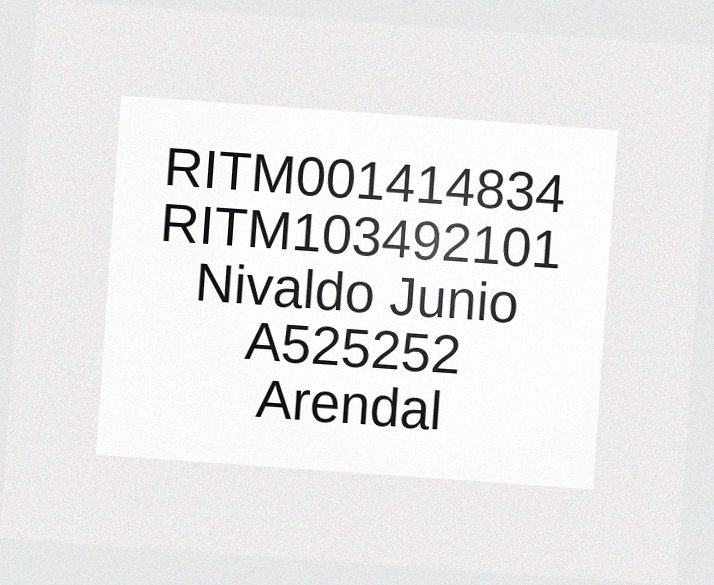
#> input picture ritm-scanner/test_images/01_arendal_bag.png, 714 x 585 px; its folder holds only this picture in this run
$ python test_ritm_scanner.py
#> lines starting #> are read from the running program, lines starting #| are printed output that depends on the picture; after the words box and inside, x2 and y2 are one past the last pixel; in counts of white or black regions, pixels touching at a corner belong together
### ritm-scanner/ritm_scanner.py
#!/usr/bin/env python3
"""
RITM label scanner — 100% local, no cloud / no AI API calls.

Reads a photo of a shipping/asset label in ANY orientation and extracts the
1 or 2 ``RITM`` numbers printed on it (format: ``RITM`` + 9 digits).

How it works
------------
1. Load the image (honouring the camera's EXIF rotation).
2. Try the 4 right-angle orientations (0/90/180/270).  Tesseract's OSD is
   used as a hint so the most likely orientation is tried first.
3. For each orientation, run Tesseract a few times with different
   binarisations / page-segmentation modes.
4. Pull out every ``RITM######### `` token with a tolerant regex, fixing the
   classic OCR digit/letter confusions (I->1, O->0, S->5, B->8 ...).
5. "Vote": a real RITM line gets read by several of the attempts, random
   noise does not — so we keep the tokens that showed up at least twice.

The only heavy dependency is the Tesseract engine itself.  Everything here
runs offline on a normal (even locked-down) Windows/Linux machine.

CLI
---
    python ritm_scanner.py path/to/image.jpg
    python ritm_scanner.py path/to/folder --json

If Tesseract is not on your PATH (e.g. a portable install on a work laptop),
point this at it with the TESSERACT_CMD environment variable, e.g.
    set TESSERACT_CMD=C:\\Tools\\Tesseract-OCR\\tesseract.exe
"""

from __future__ import annotations

import os
import re
import sys
import json
import argparse

import numpy as np
import cv2
import pytesseract
from PIL import Image, ImageOps

# --------------------------------------------------------------------------- #
# Tesseract location (supports a portable install via env var)
# --------------------------------------------------------------------------- #
_TCMD = os.environ.get("TESSERACT_CMD")
if _TCMD:
    pytesseract.pytesseract.tesseract_cmd = _TCMD

# --------------------------------------------------------------------------- #
# RITM extraction
# --------------------------------------------------------------------------- #

# A RITM number is the letters "RITM" followed by exactly 9 digits.
RITM_DIGITS = 9

# Letters Tesseract commonly confuses with digits.  We only apply these to the
# token that follows "RITM" (which is supposed to be all digits), so mapping a
# stray 'T' -> '7' there is safe.
_LETTER_TO_DIGIT = {
    "O": "0", "Q": "0", "D": "0", "U": "0",
    "I": "1", "L": "1", "|": "1", "!": "1", "/": "1", "\\": "1",
    "Z": "2",
    "E": "3",
    "A": "4",
    "S": "5",
    "G": "6",
    "T": "7",
    "B": "8",
    "R": "8",
}

# "RITM" but tolerant of the usual misreads:
#   R, then I (or 1/l/|/!), then T (or 7), then M (or N/H), then a small gap
#   (Tesseract often splits the prefix onto its own line, so we allow a few
#   whitespace/punct chars incl. a newline), then the digit block (which may
#   contain look-alike letters and spaces that we clean up afterwards).
_RITM_RE = re.compile(
    r"R[I1L|!\]]\s?[T7]\s?[MNH][\s:#.\-]{0,6}([A-Za-z0-9|!/\\.\- ]{6,20})",
    re.IGNORECASE,
)


# [28 lines left out: functions _normalize_token, find_ritms, not called in this run]


# A secondary identifier under the RITM: a 1-2 letter prefix + 5-8 digits, e.g.
# A525252, T0490084, V028937, YF71889.  Useful as a cross-check / fallback: if
# the RITM is misread but this is right (or vice-versa), the request can still
# be found.  The digit part tolerates the usual look-alike letters.
_SECONDARY_RE = re.compile(r"\b([A-Z]{1,2})[ .]?([0-9OQDILZSGB|!]{5,8})\b", re.IGNORECASE)
_SECONDARY_SKIP = {"RI", "IT", "TM", "RITM", "ID", "NR", "NO"}


# [12 lines left out: function find_secondary_ids, not called in this run]


# --------------------------------------------------------------------------- #
# Image loading / preprocessing
# --------------------------------------------------------------------------- #

def load_bgr(path: str) -> np.ndarray:
    """Load an image as an OpenCV BGR array, honouring EXIF orientation."""
    img = Image.open(path)
#> img is the input picture: PIL image 714x585 RGB; mean R, G, B 232.9, 232.2, 231.9
    img = ImageOps.exif_transpose(img)          # respect phone rotation tag
    img = img.convert("RGB")
    return np.array(img)[:, :, ::-1].copy()      # RGB -> BGR


def _cap_size(bgr: np.ndarray, max_dim: int = 2200) -> np.ndarray:
    """Shrink huge phone photos up front — label text stays plenty legible and
    everything downstream (detection, warp, OSD, OCR) gets much faster."""
#> called with max_dim = 2200
    h, w = bgr.shape[:2]
#> h = 585; w = 714
    m = max(h, w)
#> m = 714
    if m > max_dim:
        s = max_dim / m
        bgr = cv2.resize(bgr, (int(w * s), int(h * s)), interpolation=cv2.INTER_AREA)
    return bgr


# [53 lines left out: functions _resize_for_ocr, preprocess, _rotate, not called in this run]


def _osd_orientation(bgr: np.ndarray) -> int | None:
    """Ask Tesseract which way is up. Returns 0/90/180/270 or None."""
    try:
        osd = pytesseract.image_to_osd(_cap_size(bgr, 1200))
        m = re.search(r"Rotate:\s*(\d+)", osd)
        if m:
            return int(m.group(1)) % 360
    except Exception:
        pass
    return None


# --------------------------------------------------------------------------- #
# OCR + scan orchestration
# --------------------------------------------------------------------------- #

# OCR passes, each is (binarisation variant, page-seg-mode, char whitelist).
#   psm 6  = assume a uniform block of text
#   psm 11 = sparse text (good when the prefix and number land on separate lines)
# A cheap PROBE set locates the correct orientation; the FULL set is then run
# only at that orientation to gather votes.
_PROBE = [
    ("otsu", 6, None),
    ("gray", 11, None),
]
_FULL = [
    ("otsu", 6, None),
    ("gray", 11, None),
    ("otsu", 11, None),
    ("adaptive", 6, None),
    ("adaptive", 11, None),
    ("gray", 6, None),
    ("otsu", 6, "RITM0123456789"),
    ("adaptive", 6, "RITM0123456789"),
]


# [10 lines left out: function _ocr, not called in this run]


def _orientation_order(bgr: np.ndarray) -> list[int]:
    """0/90/180/270 with Tesseract's OSD guess (if any) tried first."""
    order: list[int] = []
    osd = _osd_orientation(bgr)
    if osd in (0, 90, 180, 270):
        order.append(osd)
    for d in (0, 90, 180, 270):
        if d not in order:
            order.append(d)
    return order


# --------------------------------------------------------------------------- #
# Label localisation + deskew
# --------------------------------------------------------------------------- #
# Photos are rarely at a clean 0/90/180/270 angle, and the label sits among
# clutter (other boxes, printed packaging).  Finding the bright label rectangle
# and warping it upright removes the clutter and the skew in one step, which
# both fixes tilted photos and speeds OCR up.

# [21 lines left out: functions _order_points, _warp_rect, not called in this run]


def find_label_crops(bgr: np.ndarray, max_crops: int = 2) -> list:
    """Return up to `max_crops` deskewed crops of the white label rectangle(s).

    The label is white (low saturation, high brightness); the boxes/bags around
    it are coloured or dark.  We threshold on that, keep only contours that fill
    a rotated rectangle well (i.e. are actually rectangular), and warp them
    upright — which removes both the background clutter and any skew.
    """
#> called with max_crops = 2
    h, w = bgr.shape[:2]
#> h = 585; w = 714
    area = h * w
#> area = 417690
    hsv = cv2.cvtColor(bgr, cv2.COLOR_BGR2HSV)
#> hsv: shape (585, 714, 3); mean H, S, V 61.8, 3.4, 233.6
    white = ((hsv[:, :, 1] < 70) & (hsv[:, :, 2] > 130)).astype(np.uint8) * 255
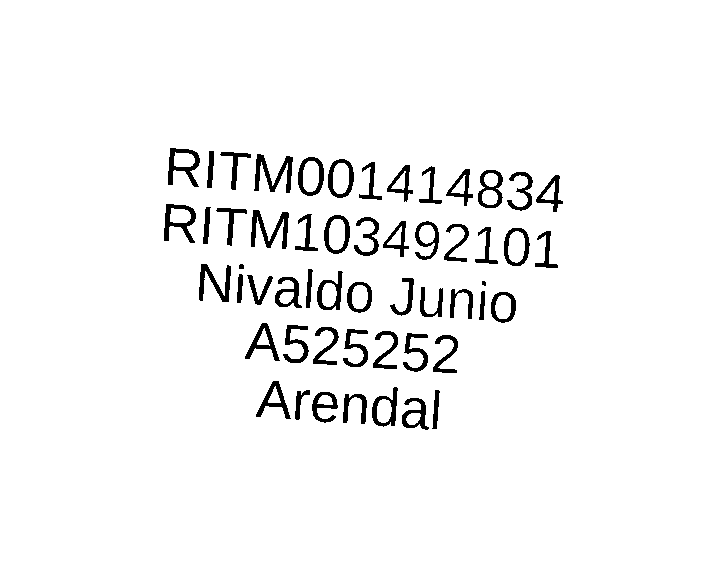
#> white: shape (585, 714); 95.9% white; 54 black regions (1 under 20 px), largest, box (x1, y1, x2, y2) and area: (254, 154, 293, 193) 610, (251, 210, 289, 249) 608, (168, 148, 200, 187) 506
    white = cv2.morphologyEx(white, cv2.MORPH_OPEN,
                             cv2.getStructuringElement(cv2.MORPH_RECT, (5, 5)))
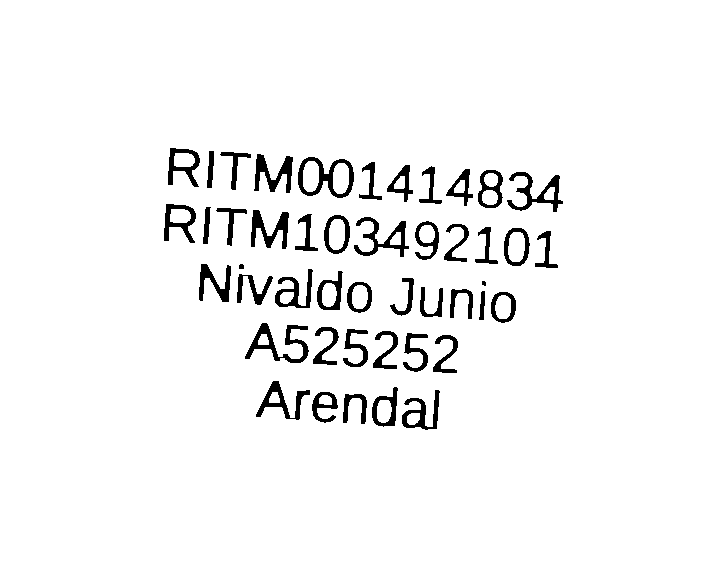
#> white: shape (585, 714); 95.7% white; 46 black regions (1 under 20 px), largest, box (x1, y1, x2, y2) and area: (298, 157, 354, 198) 827, (245, 323, 309, 363) 824, (507, 172, 563, 212) 735
    white = cv2.morphologyEx(white, cv2.MORPH_CLOSE,
                             cv2.getStructuringElement(cv2.MORPH_RECT, (11, 11)))
#> white: shape (585, 714); every value is 255
    cnts, _ = cv2.findContours(white, cv2.RETR_EXTERNAL, cv2.CHAIN_APPROX_SIMPLE)
#> cnts = [[[0, 0], [0, 584], [713, 584], [713, 0]]]

    cand = []
    for c in cnts:
        a = cv2.contourArea(c)
        if a < 0.03 * area or a > 0.92 * area:
            continue
        rect = cv2.minAreaRect(c)
        rw, rh = rect[1]
        if min(rw, rh) < 60:
            continue
        if max(rw, rh) / max(1.0, min(rw, rh)) > 4.5:     # too elongated for a label
            continue
        if a / (rw * rh + 1e-6) < 0.5:                    # contour not rectangular enough
            continue
        cand.append((a, rect))
#> this loop made 1 pass
#> (c, a) on pass 1: ([[0, 0], [0, 584], [713, 584], [713, 0]], 416392)
#> after the loop, cand = []

    crops = []
    for _, rect in sorted(cand, key=lambda t: -t[0])[:max_crops]:
        crop = _warp_rect(bgr, rect)
        if crop is not None:
            crop = cv2.copyMakeBorder(crop, 16, 16, 16, 16, cv2.BORDER_CONSTANT,
                                      value=(255, 255, 255))
            crops.append(crop)
#> this loop made 0 passes
#> after the loop, crops = []
    return crops


# --------------------------------------------------------------------------- #
# Result selection
# --------------------------------------------------------------------------- #

# [34 lines left out: functions _select, _select_secondary, not called in this run]


# Fine rotations tried only as a last resort (label at an odd, non-90 angle).
_FINE_ANGLES = [b + d for b in (0, 90, 180, 270) for d in (-10, 10)]


# [10 lines left out: function _rotate_fine, not called in this run]


def scan_image(path: str, min_votes: int = 2, debug: bool = False) -> dict:
    """Scan one image and return the detected RITM number(s).

    Pipeline: isolate + deskew the label (falling back to the whole photo),
    then for each candidate try the 4 right-angle orientations.  A cheap probe
    finds the correct orientation, the full set of OCR passes runs only there,
    and the reads are voted on.

    Returns a dict: {file, path, orientation, ritms: [...], votes: {ritm: n}}.
    """
    bgr = _cap_size(load_bgr(path))
    try:
        bases = find_label_crops(bgr)
#> bases = []
    except Exception:
        bases = []
    bases.append(bgr)                    # whole photo as the final fallback

    rit_votes: dict[str, int] = {}
    sec_votes: dict[str, int] = {}
    chosen = None
    rest = [c for c in _FULL if c not in _PROBE]

    for bi, base in enumerate(bases):
        cache: dict = {}

        # [17 lines left out: functions proc, run, not called in this run]

        # Phase 1 — find the orientation via a cheap RITM probe.
        found_deg = None
        racc: dict = {}
        sacc: dict = {}
        for deg in _orientation_order(base):
            r_try, s_try = {}, {}
            run(deg, _PROBE, r_try, s_try)
            if r_try:
                found_deg, racc, sacc = deg, r_try, s_try
                break
        if found_deg is not None:
            # Phase 2 — full passes at the winning orientation; gather both ids.
            run(found_deg, rest, racc, sacc)
            rit_votes, sec_votes, chosen = racc, sacc, found_deg
            break                        # first candidate that yields RITM(s) wins
#> this loop made 1 pass
#> bi on pass 1: 0

    if chosen is None:
        # Last resort: the label is at an odd (non-90) angle. Brute-force fine
        # rotations of the best label crop (or the whole photo). Only runs when
        # everything else failed, so it never slows the common case.
        base = bases[0] if len(bases) > 1 else bgr
        racc, sacc = {}, {}
        for ang in _FINE_ANGLES:
            img = _rotate_fine(base, ang)
            for variant, psm, wl in _PROBE:
                text = _ocr(preprocess(img, variant), psm, wl)
                for ritm in find_ritms(text):
                    racc[ritm] = racc.get(ritm, 0) + 1
                for sid in find_secondary_ids(text):
                    sacc[sid] = sacc.get(sid, 0) + 1
        if racc or sacc:
            rit_votes, sec_votes, chosen = racc, sacc, "fine"

    return {
        "file": os.path.basename(path),
        "path": path,
        "orientation": chosen,
        "ritms": _select(rit_votes, min_votes),
        "secondary": _select_secondary(sec_votes, min_votes),
        "votes": dict(sorted(rit_votes.items(), key=lambda kv: -kv[1])),
        "secondary_votes": dict(sorted(sec_votes.items(), key=lambda kv: -kv[1])),
    }


# --------------------------------------------------------------------------- #
# CLI
# --------------------------------------------------------------------------- #

_IMAGE_EXTS = {".jpg", ".jpeg", ".png", ".bmp", ".tif", ".tiff", ".webp", ".heic"}


# [33 lines left out: functions _iter_images, main, not called in this run]


# [2 lines that do not run on import are left out]

### ritm-scanner/test_ritm_scanner.py
#!/usr/bin/env python3
"""
Run the scanner over the synthetic test images and check it against the
ground-truth RITM numbers (read by eye from the real photos).

    python make_test_images.py     # once, to create test_images/
    python test_ritm_scanner.py

Exit code is non-zero if any label fails, so it doubles as a CI check.
"""

from __future__ import annotations

import os
import sys

import ritm_scanner

HERE = os.path.dirname(os.path.abspath(__file__))
IMG_DIR = os.path.join(HERE, "test_images")

# Ground truth: what a human reads on each real label.
EXPECTED = {
    "01_arendal_bag.png":        {"RITM001414834", "RITM103492101"},
    "02_arendal_bag_rot.png":    {"RITM001414834", "RITM103492101"},
    "03_lundby_box_italic.png":  {"RITM103624341"},
    "04_cirafon_red.png":        {"RITM103642016"},
    "05_dell_mouse_italic.png":  {"RITM103618187"},
}


def main() -> int:
    if not os.path.isdir(IMG_DIR) or not os.listdir(IMG_DIR):
        print("test_images/ is empty — run:  python make_test_images.py", file=sys.stderr)
        return 2

    passed = 0
    for name, expected in EXPECTED.items():
        path = os.path.join(IMG_DIR, name)
        result = ritm_scanner.scan_image(path)
        got = set(result["ritms"])
        ok = got == expected
        passed += ok
        mark = "PASS" if ok else "FAIL"
        print(f"[{mark}] {name:<28} got={sorted(got)}  expected={sorted(expected)}"
              f"  (orient={result['orientation']})")
        if not ok:
            print(f"        votes={result['votes']}")

    total = len(EXPECTED)
    print(f"\n{passed}/{total} labels correct")
    return 0 if passed == total else 1


if __name__ == "__main__":
#> (the run stopped early here; a loop or call above may not have finished)
